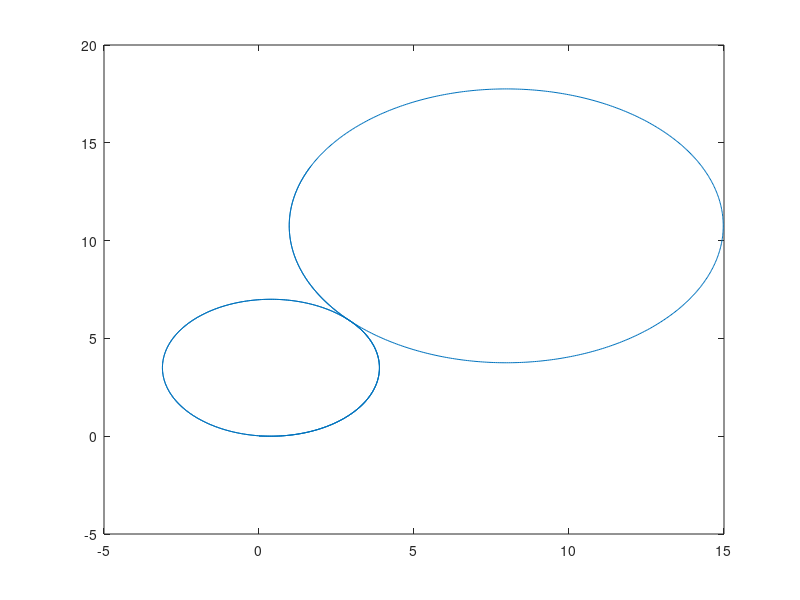
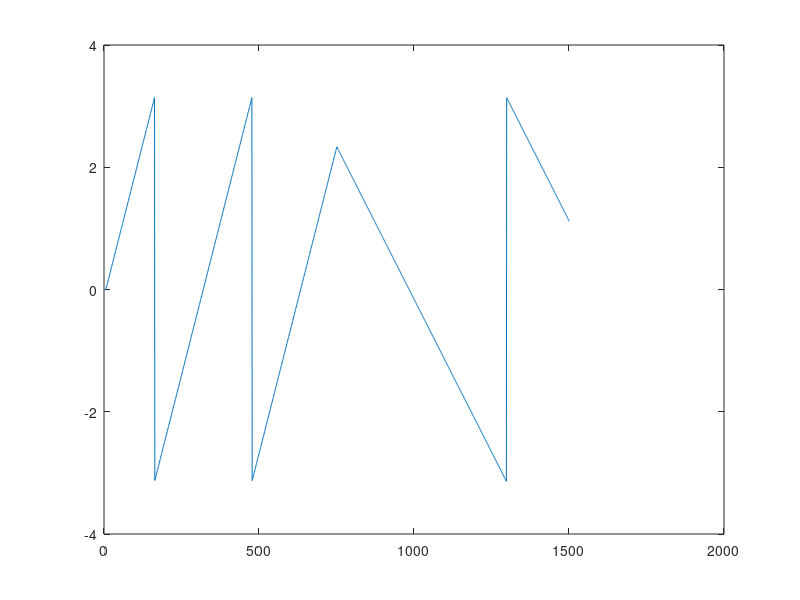

Write MATLAB code to recreate these figures, in order.
T=0.2;%intervalo de amostragem
v=zeros(1,round(300/T));
w=zeros(1,round(300/T));
x=zeros(1,round(300/T)+1);
y=zeros(1,round(300/T)+1);
theta=zeros(1,round(300/T)+1);
v(1:round(300/T))=0.35;
w(1:5)=0;
w(6:round(150/T))=0.1;
w(round(150/T)+1:round(300/T))=-0.05;

for i=1:round(300/T)
    deltax=v(i)*cos(theta(i))*T;
    deltay=v(i)*sin(theta(i))*T;
    deltatheta=w(i)*T;
    x(i+1)=x(i)+deltax;
    y(i+1)=y(i)+deltay;
    theta(i+1)=theta(i)+deltatheta;
    if(theta(i+1)>pi)
        theta(i+1)=theta(i+1)-2*pi;
    end
    if(theta(i+1)<-pi)
        theta(i+1)=theta(i+1)+2*pi;
    end
end

figure;
plot(x,y);
figure;
plot(theta);